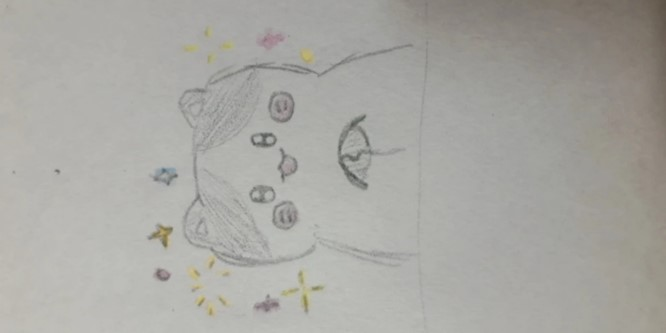
#> input picture GiveMYGPUaOLED(backup)/Image Edging/ori/1.png, 666 x 333 px; its folder holds only this picture in this run
$ python DoG.py
#> lines starting #> are read from the running program, lines starting #| are printed output that depends on the picture
import cv2
import numpy as np
#Difference of Gaussian
for p_i in range(1, 6):
    gray = cv2.imread('ori/' + str(2*p_i-1) + '.png', 0)  # 인수를 0으로 전달하면 gray 이미지가 로드된다.
#> gray: shape (333, 666); min 76, max 194, mean 166.8
    h, w = gray.shape
#> h = 333; w = 666

    gaussian1 = cv2.GaussianBlur(gray, (5, 5), 1.6)
    gaussian2 = cv2.GaussianBlur(gray, (5, 5), 1)
    DoG = np.zeros_like(gray)
    for i in range(h):
        for j in range(w):
            DoG[i][j] = float(gaussian1[i][j]) - float(gaussian2[i][j])
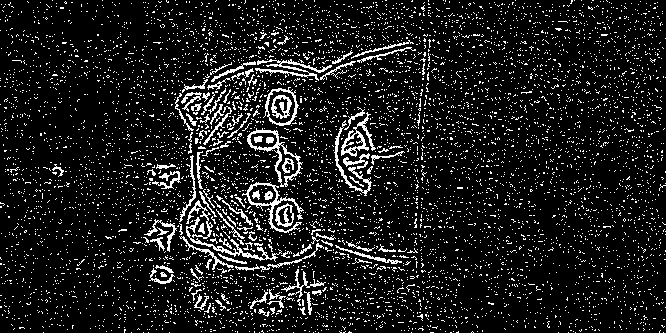
#> DoG: shape (333, 666); min 0, max 255, mean 27.2
#> (the run stopped early here; a loop or call above may not have finished)
